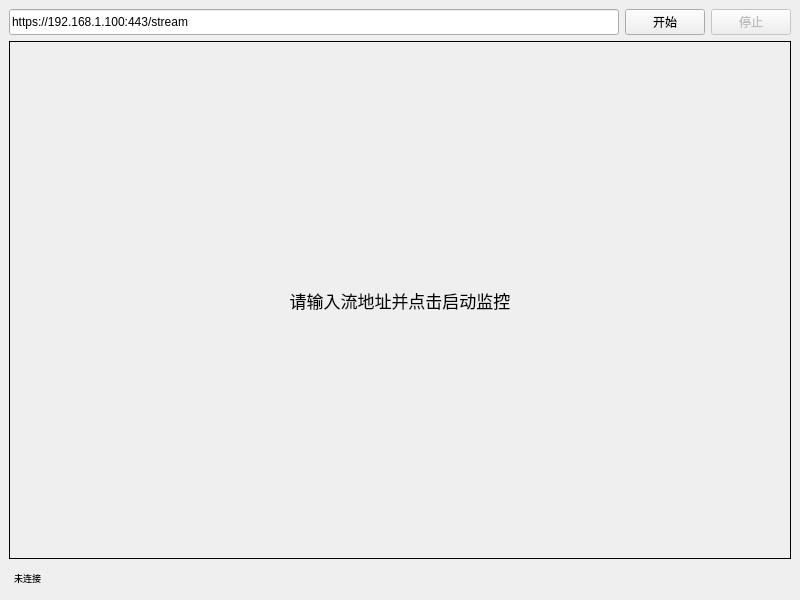
<?xml version="1.0" encoding="UTF-8"?>
<ui version="4.0">
 <class>ESP32_CAM</class>
 <widget class="QMainWindow" name="ESP32_CAM">
  <property name="geometry">
   <rect>
    <x>0</x>
    <y>0</y>
    <width>800</width>
    <height>600</height>
   </rect>
  </property>
  <property name="windowTitle">
   <string>ESP32_CAM</string>
  </property>
  <widget class="QWidget" name="centralwidget">
   <layout class="QVBoxLayout" name="verticalLayout" stretch="1,20,1">
    <item>
     <layout class="QHBoxLayout" name="horizontalLayout">
      <item>
       <widget class="QLineEdit" name="lineEdit">
        <property name="sizePolicy">
         <sizepolicy hsizetype="Expanding" vsizetype="Minimum">
          <horstretch>0</horstretch>
          <verstretch>0</verstretch>
         </sizepolicy>
        </property>
        <property name="text">
         <string>https://192.168.1.100:443/stream</string>
        </property>
       </widget>
      </item>
      <item>
       <widget class="QPushButton" name="startButton">
        <property name="sizePolicy">
         <sizepolicy hsizetype="Minimum" vsizetype="Minimum">
          <horstretch>0</horstretch>
          <verstretch>0</verstretch>
         </sizepolicy>
        </property>
        <property name="text">
         <string>开始</string>
        </property>
       </widget>
      </item>
      <item>
       <widget class="QPushButton" name="stopButton">
        <property name="enabled">
         <bool>false</bool>
        </property>
        <property name="sizePolicy">
         <sizepolicy hsizetype="Minimum" vsizetype="Minimum">
          <horstretch>0</horstretch>
          <verstretch>0</verstretch>
         </sizepolicy>
        </property>
        <property name="text">
         <string>停止</string>
        </property>
        <property name="checkable">
         <bool>false</bool>
        </property>
       </widget>
      </item>
     </layout>
    </item>
    <item>
     <widget class="QLabel" name="videoDisplay">
      <property name="minimumSize">
       <size>
        <width>640</width>
        <height>480</height>
       </size>
      </property>
      <property name="font">
       <font>
        <pointsize>13</pointsize>
       </font>
      </property>
      <property name="styleSheet">
       <string notr="true">border:1px solid black;</string>
      </property>
      <property name="text">
       <string>请输入流地址并点击启动监控</string>
      </property>
      <property name="alignment">
       <set>Qt::AlignCenter</set>
      </property>
     </widget>
    </item>
    <item>
     <widget class="QLabel" name="statusLabel">
      <property name="font">
       <font>
        <pointsize>7</pointsize>
       </font>
      </property>
      <property name="styleSheet">
       <string notr="true">padding-left: 3px;</string>
      </property>
      <property name="text">
       <string>未连接</string>
      </property>
      <property name="margin">
       <number>0</number>
      </property>
     </widget>
    </item>
   </layout>
  </widget>
 </widget>
 <resources/>
 <connections/>
</ui>
